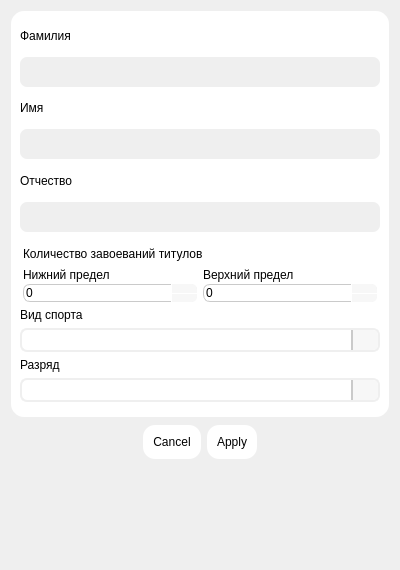
<?xml version="1.0" encoding="UTF-8"?>
<ui version="4.0">
 <class>delete_dialog</class>
 <widget class="QDialog" name="delete_dialog">
  <property name="geometry">
   <rect>
    <x>0</x>
    <y>0</y>
    <width>400</width>
    <height>570</height>
   </rect>
  </property>
  <property name="minimumSize">
   <size>
    <width>400</width>
    <height>570</height>
   </size>
  </property>
  <property name="windowTitle">
   <string>Dialog</string>
  </property>
  <property name="styleSheet">
   <string notr="true"> QDialog {
	background-color: palette(window);
}
QLabel {
	margin-left: 0.1em;
}
QFrame {
	border:none;
	color: palette(text);
}
QFrame#fields {
	background-color: palette(base);
	border-radius: 15%;
	border: 2px solid palette(button);
}
QPushButton {
	padding:10px;
	background-color: palette(base) ;
	border-radius: 12%;
	color: palette(button-text);
}
QLineEdit {
	border-radius: 7%;
	padding: 0 0.4em;
	background-color: palette(button);
}
QLineEdit:focus {
	border: 2px solid #76f725; 
}
QSpinBox {
	border-radius: 7%;
	padding: 0.2em;
}
QPushButton:hover {
	background-color: palette(highlight);
}
QPushButton:pressed {
	background-color: #76f725;
	color: palette(shadow);
}
QComboBox {
    border: 2px solid palette(button); 
    border-radius: 7%;
    padding: 2px 5px;
}
QComboBox::drop-down {
    background-color: palette(alternate-base); 
    
    border-left: 2px solid palette(midlight);
    border-top-right-radius: 5%;
    border-bottom-right-radius: 5%;
    
    width: 25px; 
}
QComboBox::down-arrow {
    image: url(&quot;/Users/dmitryburbas/Documents/Education/github_education_repo/my-education/athletes_list_manager_app/data/images/combo-icon.png&quot;);
    width: 16px;
    height: 16px;
}
QComboBox::drop-down:on {
    background-color:#76f725;
}
QComboBox:focus {
    border: 2px solid #76f725; 
}
QComboBox::drop-down:disabled {
    background-color:palette(button);
}
QComboBox:disabled {
	background-color:palette(button);
}


QComboBox::drop-down:hover {
    background-color:#76f725;
}
QSpinBox {
    padding-right: 15px;
	padding-left: 0.3em;
    border: 1px solid palette(midlight);
    border-radius: 7%;
    background-color: palette(base);
    color: palette(text);
}

QSpinBox::up-button {
    subcontrol-origin: border;
    subcontrol-position: top right; 
    width: 25px; 
    
    background-color: palette(alternate-base);
    border-left: 1px solid  palette(base);
    border-top-right-radius: 5%;
}

QSpinBox::down-button {
    subcontrol-origin: border;
    subcontrol-position: bottom right;
    width: 25px;
    
    background-color: palette(alternate-base);
	border-top: 1px solid  palette(base);
    border-left: 1px solid palette(base);
    border-bottom-right-radius: 5%;
}

QSpinBox::up-arrow {
    image: url(&quot;/Users/dmitryburbas/Documents/Education/github_education_repo/my-education/athletes_list_manager_app/data/images/up-arrow.png&quot;);
    width: 14px;
    height: 14px;
}

QSpinBox::down-arrow {
    image: url(&quot;/Users/dmitryburbas/Documents/Education/github_education_repo/my-education/athletes_list_manager_app/data/images/down-arrow.png&quot;);
    width: 14px;
    height: 14px;
}
QSpinBox::up-button:hover,QSpinBox::down-button:hover {
    background-color: #76f725;
}
QSpinBox::up-button:pressed,QSpinBox::down-button:pressed {
    background-color: #48b007;
}</string>
  </property>
  <layout class="QHBoxLayout" name="horizontalLayout">
   <property name="leftMargin">
    <number>0</number>
   </property>
   <property name="topMargin">
    <number>0</number>
   </property>
   <property name="rightMargin">
    <number>50</number>
   </property>
   <property name="bottomMargin">
    <number>0</number>
   </property>
   <item>
    <widget class="QFrame" name="sidebar">
     <property name="minimumSize">
      <size>
       <width>400</width>
       <height>570</height>
      </size>
     </property>
     <property name="frameShape">
      <enum>QFrame::Shape::StyledPanel</enum>
     </property>
     <property name="frameShadow">
      <enum>QFrame::Shadow::Raised</enum>
     </property>
     <layout class="QVBoxLayout" name="verticalLayout_11">
      <item>
       <widget class="QFrame" name="fields">
        <property name="minimumSize">
         <size>
          <width>0</width>
          <height>300</height>
         </size>
        </property>
        <property name="frameShape">
         <enum>QFrame::Shape::StyledPanel</enum>
        </property>
        <property name="frameShadow">
         <enum>QFrame::Shadow::Raised</enum>
        </property>
        <layout class="QVBoxLayout" name="verticalLayout_2">
         <property name="leftMargin">
          <number>0</number>
         </property>
         <property name="topMargin">
          <number>0</number>
         </property>
         <property name="rightMargin">
          <number>0</number>
         </property>
         <property name="bottomMargin">
          <number>15</number>
         </property>
         <item>
          <widget class="QFrame" name="names">
           <property name="sizePolicy">
            <sizepolicy hsizetype="Preferred" vsizetype="Preferred">
             <horstretch>0</horstretch>
             <verstretch>0</verstretch>
            </sizepolicy>
           </property>
           <property name="minimumSize">
            <size>
             <width>0</width>
             <height>230</height>
            </size>
           </property>
           <property name="frameShape">
            <enum>QFrame::Shape::StyledPanel</enum>
           </property>
           <property name="frameShadow">
            <enum>QFrame::Shadow::Raised</enum>
           </property>
           <layout class="QVBoxLayout" name="verticalLayout_3">
            <item>
             <widget class="QFrame" name="frame_3">
              <property name="frameShape">
               <enum>QFrame::Shape::StyledPanel</enum>
              </property>
              <property name="frameShadow">
               <enum>QFrame::Shadow::Raised</enum>
              </property>
              <layout class="QVBoxLayout" name="verticalLayout_8">
               <property name="leftMargin">
                <number>0</number>
               </property>
               <property name="topMargin">
                <number>0</number>
               </property>
               <property name="rightMargin">
                <number>0</number>
               </property>
               <property name="bottomMargin">
                <number>0</number>
               </property>
               <item>
                <widget class="QLabel" name="label_3">
                 <property name="text">
                  <string>Фамилия</string>
                 </property>
                </widget>
               </item>
               <item>
                <widget class="QLineEdit" name="lineEdit">
                 <property name="minimumSize">
                  <size>
                   <width>0</width>
                   <height>30</height>
                  </size>
                 </property>
                </widget>
               </item>
              </layout>
             </widget>
            </item>
            <item>
             <widget class="QFrame" name="frame_4">
              <property name="frameShape">
               <enum>QFrame::Shape::StyledPanel</enum>
              </property>
              <property name="frameShadow">
               <enum>QFrame::Shadow::Raised</enum>
              </property>
              <layout class="QVBoxLayout" name="verticalLayout_6">
               <property name="leftMargin">
                <number>0</number>
               </property>
               <property name="topMargin">
                <number>0</number>
               </property>
               <property name="rightMargin">
                <number>0</number>
               </property>
               <property name="bottomMargin">
                <number>0</number>
               </property>
               <item>
                <widget class="QLabel" name="label_4">
                 <property name="text">
                  <string>Имя</string>
                 </property>
                </widget>
               </item>
               <item>
                <widget class="QLineEdit" name="lineEdit_2">
                 <property name="minimumSize">
                  <size>
                   <width>0</width>
                   <height>30</height>
                  </size>
                 </property>
                </widget>
               </item>
              </layout>
             </widget>
            </item>
            <item>
             <widget class="QFrame" name="frame_5">
              <property name="frameShape">
               <enum>QFrame::Shape::StyledPanel</enum>
              </property>
              <property name="frameShadow">
               <enum>QFrame::Shadow::Raised</enum>
              </property>
              <layout class="QVBoxLayout" name="verticalLayout_7">
               <property name="leftMargin">
                <number>0</number>
               </property>
               <property name="topMargin">
                <number>0</number>
               </property>
               <property name="rightMargin">
                <number>0</number>
               </property>
               <property name="bottomMargin">
                <number>0</number>
               </property>
               <item>
                <widget class="QLabel" name="label_5">
                 <property name="text">
                  <string>Отчество</string>
                 </property>
                </widget>
               </item>
               <item>
                <widget class="QLineEdit" name="lineEdit_3">
                 <property name="minimumSize">
                  <size>
                   <width>0</width>
                   <height>30</height>
                  </size>
                 </property>
                </widget>
               </item>
              </layout>
             </widget>
            </item>
           </layout>
          </widget>
         </item>
         <item>
          <widget class="QFrame" name="title_count">
           <property name="frameShape">
            <enum>QFrame::Shape::StyledPanel</enum>
           </property>
           <property name="frameShadow">
            <enum>QFrame::Shadow::Raised</enum>
           </property>
           <layout class="QGridLayout" name="gridLayout">
            <property name="leftMargin">
             <number>12</number>
            </property>
            <property name="topMargin">
             <number>0</number>
            </property>
            <property name="rightMargin">
             <number>12</number>
            </property>
            <property name="bottomMargin">
             <number>0</number>
            </property>
            <property name="verticalSpacing">
             <number>7</number>
            </property>
            <item row="1" column="2">
             <widget class="QFrame" name="frame_2">
              <property name="frameShape">
               <enum>QFrame::Shape::StyledPanel</enum>
              </property>
              <property name="frameShadow">
               <enum>QFrame::Shadow::Raised</enum>
              </property>
              <layout class="QVBoxLayout" name="verticalLayout_5">
               <property name="spacing">
                <number>2</number>
               </property>
               <property name="leftMargin">
                <number>0</number>
               </property>
               <property name="topMargin">
                <number>0</number>
               </property>
               <property name="rightMargin">
                <number>0</number>
               </property>
               <property name="bottomMargin">
                <number>0</number>
               </property>
               <item>
                <widget class="QLabel" name="label_2">
                 <property name="text">
                  <string>Верхний предел</string>
                 </property>
                </widget>
               </item>
               <item>
                <widget class="QSpinBox" name="spinBox_2"/>
               </item>
              </layout>
             </widget>
            </item>
            <item row="1" column="1">
             <widget class="QFrame" name="frame">
              <property name="frameShape">
               <enum>QFrame::Shape::StyledPanel</enum>
              </property>
              <property name="frameShadow">
               <enum>QFrame::Shadow::Raised</enum>
              </property>
              <layout class="QVBoxLayout" name="verticalLayout_4">
               <property name="spacing">
                <number>2</number>
               </property>
               <property name="leftMargin">
                <number>0</number>
               </property>
               <property name="topMargin">
                <number>0</number>
               </property>
               <property name="rightMargin">
                <number>0</number>
               </property>
               <property name="bottomMargin">
                <number>0</number>
               </property>
               <item>
                <widget class="QLabel" name="label">
                 <property name="text">
                  <string>Нижний предел</string>
                 </property>
                </widget>
               </item>
               <item>
                <widget class="QSpinBox" name="spinBox"/>
               </item>
              </layout>
             </widget>
            </item>
            <item row="0" column="1" colspan="2">
             <widget class="QLabel" name="label_6">
              <property name="text">
               <string>Количество завоеваний титулов</string>
              </property>
             </widget>
            </item>
           </layout>
          </widget>
         </item>
         <item>
          <widget class="QFrame" name="sport_type">
           <property name="frameShape">
            <enum>QFrame::Shape::StyledPanel</enum>
           </property>
           <property name="frameShadow">
            <enum>QFrame::Shadow::Raised</enum>
           </property>
           <layout class="QVBoxLayout" name="verticalLayout_9">
            <property name="topMargin">
             <number>0</number>
            </property>
            <property name="bottomMargin">
             <number>0</number>
            </property>
            <item>
             <widget class="QLabel" name="label_7">
              <property name="text">
               <string>Вид спорта</string>
              </property>
             </widget>
            </item>
            <item>
             <widget class="QComboBox" name="comboBox"/>
            </item>
           </layout>
          </widget>
         </item>
         <item>
          <widget class="QFrame" name="athlete_category">
           <property name="frameShape">
            <enum>QFrame::Shape::StyledPanel</enum>
           </property>
           <property name="frameShadow">
            <enum>QFrame::Shadow::Raised</enum>
           </property>
           <layout class="QVBoxLayout" name="verticalLayout_10">
            <property name="topMargin">
             <number>0</number>
            </property>
            <property name="bottomMargin">
             <number>0</number>
            </property>
            <item>
             <widget class="QLabel" name="label_8">
              <property name="text">
               <string>Разряд</string>
              </property>
             </widget>
            </item>
            <item>
             <widget class="QComboBox" name="comboBox_2"/>
            </item>
           </layout>
          </widget>
         </item>
        </layout>
       </widget>
      </item>
      <item>
       <widget class="QDialogButtonBox" name="buttonBox">
        <property name="minimumSize">
         <size>
          <width>0</width>
          <height>0</height>
         </size>
        </property>
        <property name="font">
         <font>
          <kerning>true</kerning>
         </font>
        </property>
        <property name="orientation">
         <enum>Qt::Orientation::Horizontal</enum>
        </property>
        <property name="standardButtons">
         <set>QDialogButtonBox::StandardButton::Apply|QDialogButtonBox::StandardButton::Cancel</set>
        </property>
        <property name="centerButtons">
         <bool>true</bool>
        </property>
       </widget>
      </item>
      <item>
       <spacer name="verticalSpacer">
        <property name="orientation">
         <enum>Qt::Orientation::Vertical</enum>
        </property>
        <property name="sizeHint" stdset="0">
         <size>
          <width>20</width>
          <height>31</height>
         </size>
        </property>
       </spacer>
      </item>
     </layout>
    </widget>
   </item>
  </layout>
 </widget>
 <resources/>
 <connections>
  <connection>
   <sender>buttonBox</sender>
   <signal>accepted()</signal>
   <receiver>delete_dialog</receiver>
   <slot>accept()</slot>
   <hints>
    <hint type="sourcelabel">
     <x>248</x>
     <y>254</y>
    </hint>
    <hint type="destinationlabel">
     <x>157</x>
     <y>274</y>
    </hint>
   </hints>
  </connection>
  <connection>
   <sender>buttonBox</sender>
   <signal>rejected()</signal>
   <receiver>delete_dialog</receiver>
   <slot>reject()</slot>
   <hints>
    <hint type="sourcelabel">
     <x>316</x>
     <y>260</y>
    </hint>
    <hint type="destinationlabel">
     <x>286</x>
     <y>274</y>
    </hint>
   </hints>
  </connection>
 </connections>
</ui>
